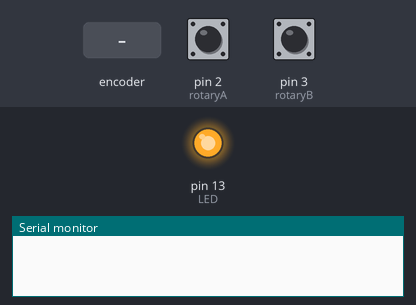
Simulated run of this sketch. Board: Arduino Uno, built with avr-gcc and run on an emulated ATmega328P. Parts: output pins drawn as LEDs (lit = HIGH), the last lines printed to the serial monitor. Dashed ring = blinking. The inputs (shaded band) are chosen by the test bench; at power-on: pin 2 (rotaryA) HIGH, pin 3 (rotaryB) HIGH.

Above: at 1.2 s.
1.3 s: rotary encoder on pin 2 (rotaryA) / pin 3 (rotaryB) turned 3 steps (first pin leading)
At 1.51 s:
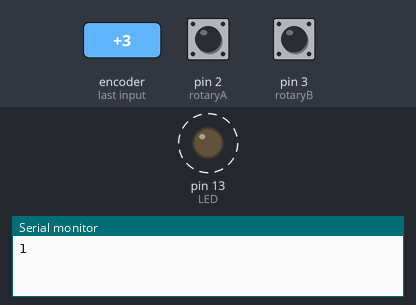
Timing chart, 0 to 4.3 s (numbered marks = the images above; inputs shaded):
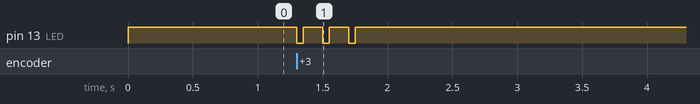

The sketch:

rotary_encoder_and_servo.ino
```cpp
#include "Servo.h"

#define rotaryA 2
#define rotaryB 3
#define LED 13

volatile int stateA = LOW;
volatile int stateB = LOW;
volatile int counter = 0;
volatile int lastCounter = 0;

void setup() {
  pinMode (rotaryA, INPUT_PULLUP);
  pinMode (rotaryB, INPUT_PULLUP);
  pinMode (LED, OUTPUT);

  Serial.begin (9600);

  Servo servo;
  servo.attach(5);
  servo.write(0); // max speed. 90 to stop, 0 for max speed in reverse

  attachInterrupt(digitalPinToInterrupt(rotaryA), changeA, CHANGE);
  attachInterrupt(digitalPinToInterrupt(rotaryB), changeB, CHANGE);

  stateA = digitalRead(rotaryA);
  stateB = digitalRead(rotaryB);
}
void loop() {
  digitalWrite(LED, stateA);

  if (counter != lastCounter) {
    Serial.println(counter);
    lastCounter = counter;
  }
}

void changeA() {
  stateA = !stateA;

  if (stateA == HIGH) {
    if (stateB == LOW ) {
      counter++;
      if (counter == 1000) {
        counter = 0;
      }
    } else {
        counter--;
        if (counter == -1) {
          counter = 999;
        }
    }
  }
}

void changeB() {
  stateB = !stateB;
}
```

Measured:
- after the input at 1.3 s, pin 13 (LED): alternates HIGH for 0.15 s and LOW for 0.05 s, 6 changes in all, then stays HIGH, starting at once
